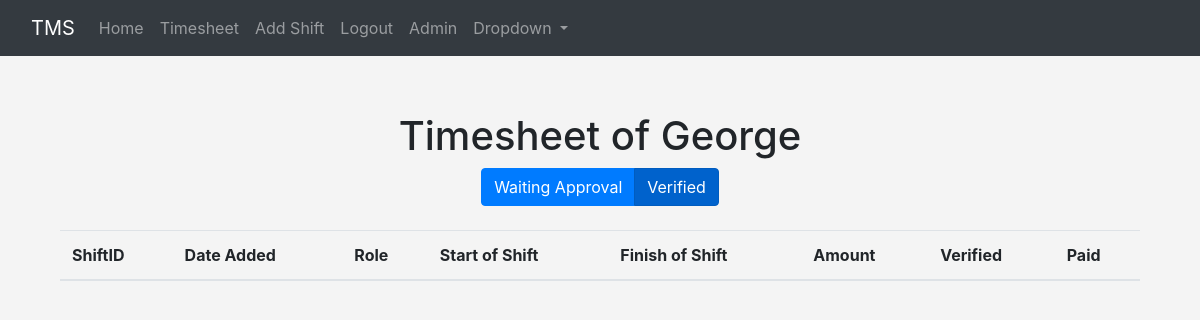
Before: /verified_shifts (signed in) with the older database file.
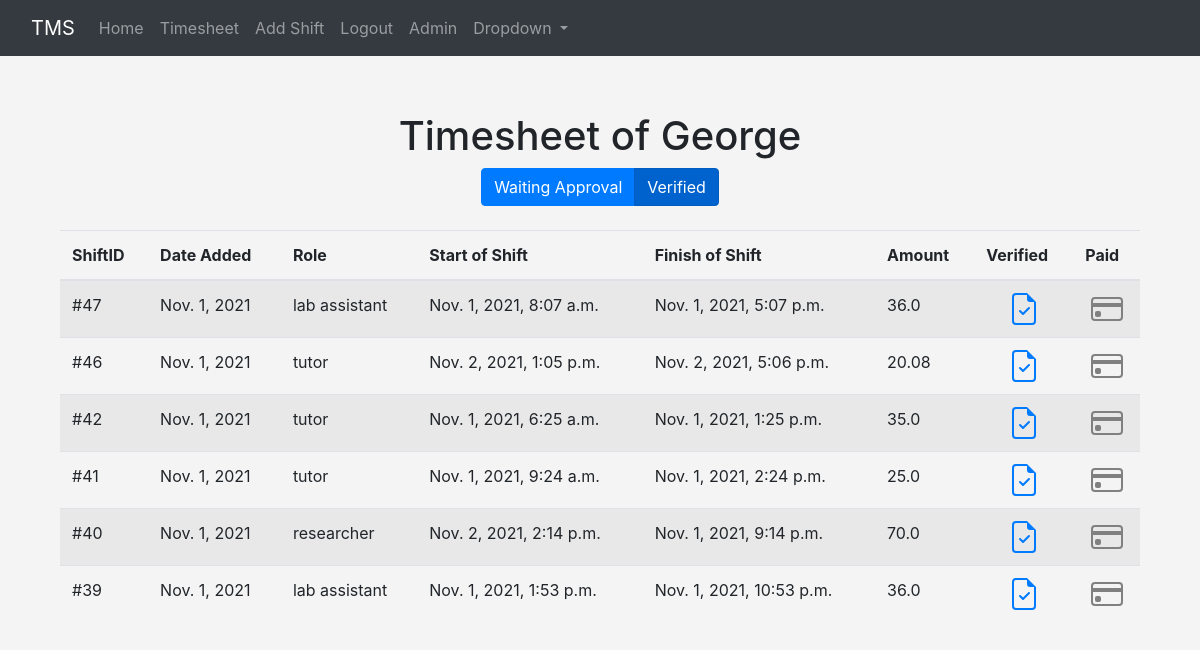
After: the same page with the newer database file.
### timesheet/models.py (models this page shows, shortened)
class Shift(models.Model):
    studentID = models.ForeignKey(User, blank=True, null=True, on_delete=models.CASCADE)
    date = models.DateTimeField('Date added', auto_now_add=True)
    role = models.ForeignKey(Roles, blank=True, null=True, on_delete=models.SET_NULL)
    startHour = models.DateTimeField('Time started working')
    endHour = models.DateTimeField('Time finished working')
    verified = models.BooleanField(default=False)
    paid = models.BooleanField(default=False)
    def payment(self):
        time = self.endHour - self.startHour                                 #calculate time working
        payment = round(self.role.hourlyPay * time.seconds / 60 / 60,2)      #hourlyPay * hours worked, rounded for 2 demicals
        return payment

class Roles(models.Model):
    name = models.CharField('Type of role', max_length=120)
    hourlyPay = models.IntegerField('Payment per hour for a role')
    def __str__(self):
        return self.name

### timesheet/views.py (the view)
# urls.py: path('verified_shifts', views.verified_shifts, name="verified-shifts"),
def verified_shifts(request):
    shifts = Shift.objects.all().order_by('-date')
    return render(request, 'timesheet/verified_shifts.html', {'shifts': shifts})

### timesheet/templates/timesheet/verified_shifts.html (shortened to what this page needs)
{% extends 'timesheet/base.html' %}
    {% block content %}
    <center>
    <br>
    <div class="container">
        <h1>Timesheet of {{ user }}</h1>
        <div class="btn-group">
              <a href="{% url 'shifts' %}" class="btn btn-primary">Waiting Approval</a>
              <a href="{% url 'verified-shifts' %}" class="btn btn-primary active" aria-current="page">Verified</a>
        </div>
        <br/> <br/>
        <table class="table table-striped">
          <thead>
            <tr>
                <th scope="col">ShiftID</th>
                <th scope="col">Date Added</th>
                <th scope="col">Role</th>
                <th scope="col">Start of Shift</th>
                <th scope="col">Finish of Shift</th>
                <th scope="col">Amount</th>
                <th scope="col">Verified</th>
                <th scope="col">Paid</th>
            </tr>
          </thead>
            {% for shift in shifts %}
                {% if user == shift.studentID %}
                    {% if shift.verified %}
                        <tr>
                            <td>
                            #{{ shift.id }}
                            </td>
                            <td>
                            {{ shift.date.date }}
                            </td>
                            <td>
                            {{ shift.role }}
                            </td>
                            <td>
                            {{ shift.startHour }}
                            </td>
                            <td>
                            {{ shift.endHour }}
                            </td>
                            <td>
                            {{ shift.payment }}
                            </td>
                            <td align="center">
                                <a href="{% url 'verify-shift' shift.id %}">
                                </a>
                            </td>
                            <td align="center">
                                <a href="{% url 'pay-shift' shift.id %}">
                                </a>
                            </td>
                        </tr>
                    {% endif %}
                {% endif %}
            {% endfor %}
        </table>
    </div>
    </center>
    {% endblock %}

Changed rows visible on the page:
added Shift: id "47", date "Nov. 1, 2021", role "lab assistant", startHour "Nov. 1, 2021, 8:07 a.m.", endHour "Nov. 1, 2021, 5:07 p.m.", payment "36.0", paid False (drawn)
added Shift: id "46", date "Nov. 1, 2021", role "tutor", startHour "Nov. 2, 2021, 1:05 p.m.", endHour "Nov. 2, 2021, 5:06 p.m.", payment "20.08", paid False (drawn)
added Shift: id "42", date "Nov. 1, 2021", role "tutor", startHour "Nov. 1, 2021, 6:25 a.m.", endHour "Nov. 1, 2021, 1:25 p.m.", payment "35.0", paid False (drawn)
added Shift: id "41", date "Nov. 1, 2021", role "tutor", startHour "Nov. 1, 2021, 9:24 a.m.", endHour "Nov. 1, 2021, 2:24 p.m.", payment "25.0", paid False (drawn)
added Shift: id "40", date "Nov. 1, 2021", role "researcher", startHour "Nov. 2, 2021, 2:14 p.m.", endHour "Nov. 1, 2021, 9:14 p.m.", payment "70.0", paid False (drawn)
now on this page (row edited): Shift: id "39", date "Nov. 1, 2021", role "lab assistant", startHour "Nov. 1, 2021, 1:53 p.m.", endHour "Nov. 1, 2021, 10:53 p.m.", payment "36.0", paid False (drawn)
